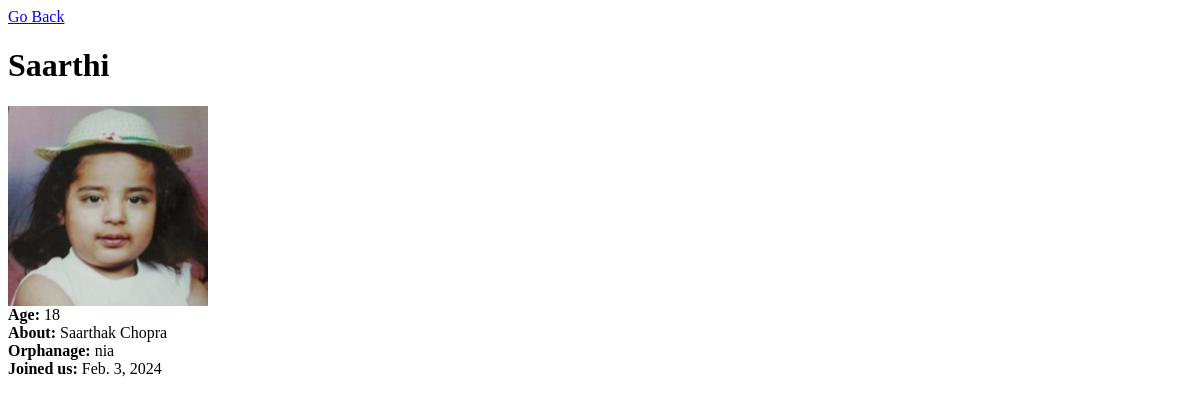
The app's page /OrphanDetails/6/ (signed in), older data.
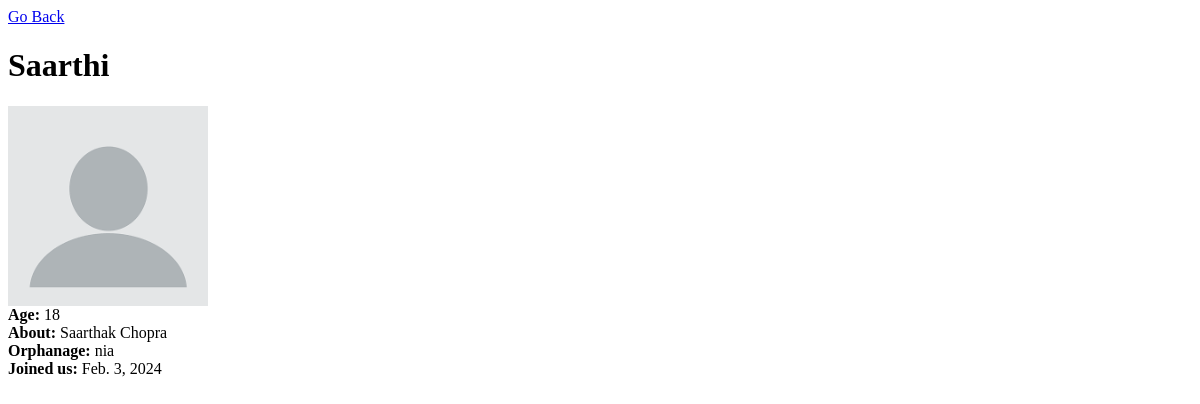
The same page, newer data.
### main/models.py (models this page shows, shortened)
class Orphan(models.Model):
    orphanage = models.ForeignKey(User,on_delete=models.CASCADE,null=True,blank=True)
    child_image = models.ImageField(null=True,blank=True,upload_to="images/")
    name = models.CharField(max_length=200)
    description = models.TextField(null=True,blank=True)
    age = models.CharField(max_length=2)
    joined = models.DateField(auto_now_add=True)
    class Meta:
        ordering = ['age']

### main/views.py (the view)
# urls.py: path('OrphanDetails/<int:pk>/',views.OrphanDetails.as_view(),name='OrphanDetails'),
class OrphanDetails(LoginRequiredMixin, DetailView):
    model = Orphan
    context_object_name = 'orphan'

### main/templates/main/orphan_detail.html (shortened to what this page needs)
<a href="{% url 'OrphanList' %}">Go Back</a>
<h1>{{orphan.name}}</h1>
{% if orphan.child_image %}
    <img src="{{orphan.child_image.url}}" width="200px" height="200px">
{% else %}
    <img src="/static/assets/images/noUser.png" width="200px" height="200px">
{% endif %}
<b>Age: </b>{{orphan.age}}<br>
<b>About: </b>{{orphan.description}}<br>
<b>Orphanage: </b>{{orphan.orphanage}}<br>
<b>Joined us: </b>{{orphan.joined}}

Row changes from the older to the newer data that the page shows:
changed Orphan "Saarthi": child_image: picture removed
